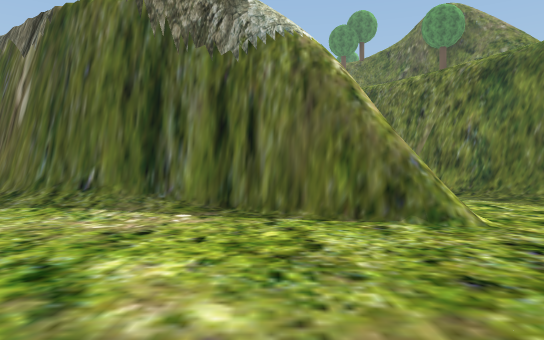
[1] (above)

20 first-person views from a walk through a scene from a Unity 3-D project. The camera is 1.4 m above the floor, looks level and sees 70° across. The floor is counted in squares, 2 m on a side. Each view is taken from the middle of a square. On the plan, view 1 faces up. The plan holds only what a view shows up to about 11 squares ahead; the rest is blank. The place goes on beyond the plan. Some trees and plants on the terrain are drawn as simple stand-ins.

[2]
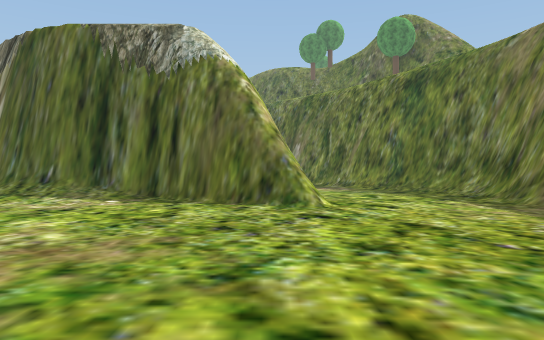

[3]
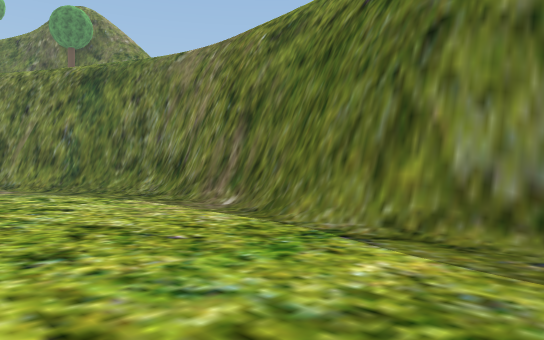

[4]
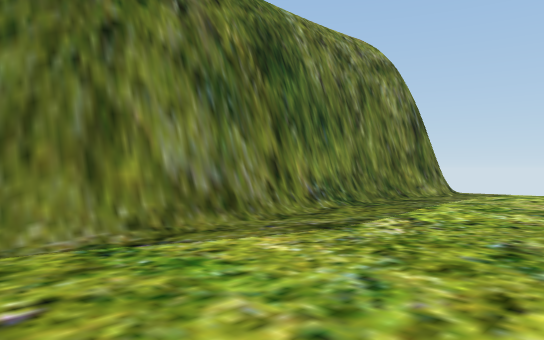

[5]
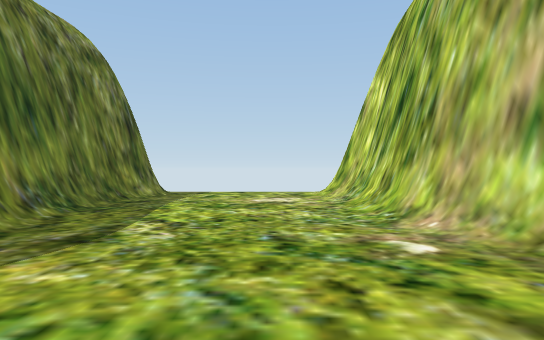

[6]
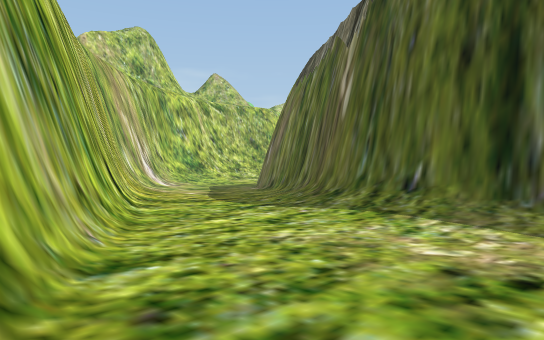

[7]
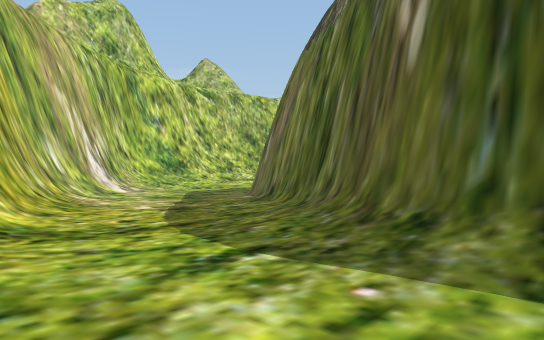

[8]
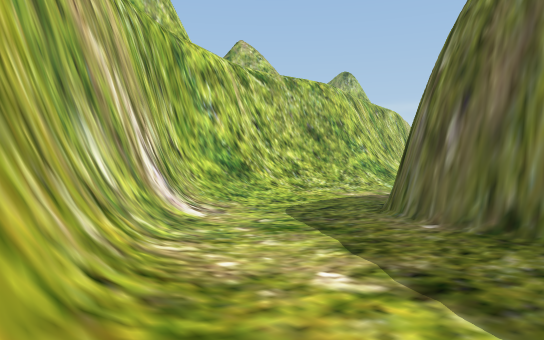

[9]
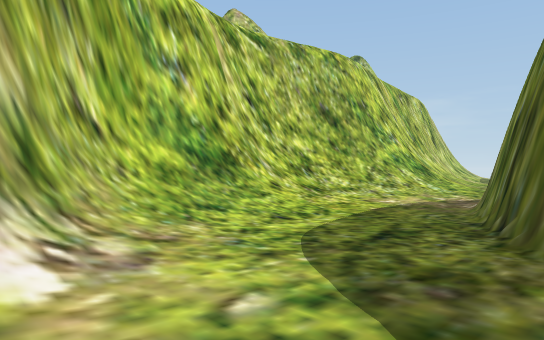

[10]
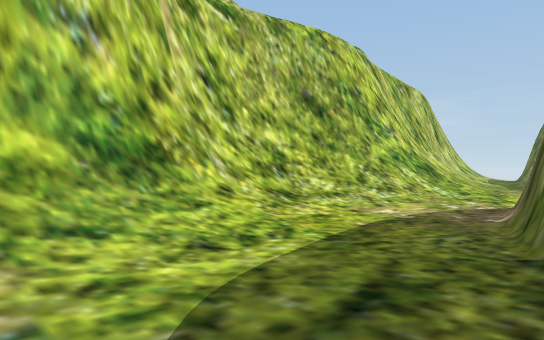

[11]
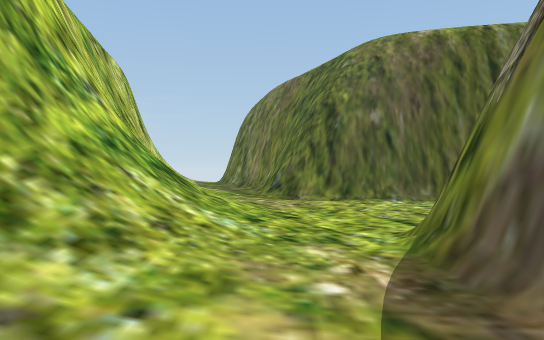

[12]
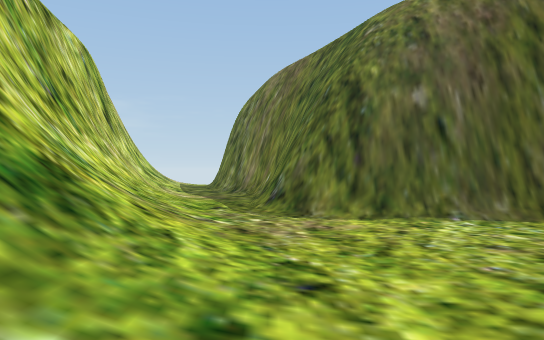

[13]
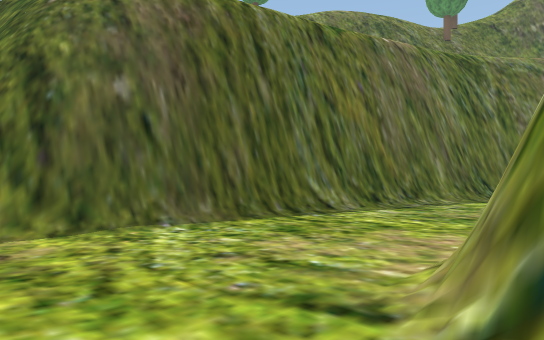

[14]
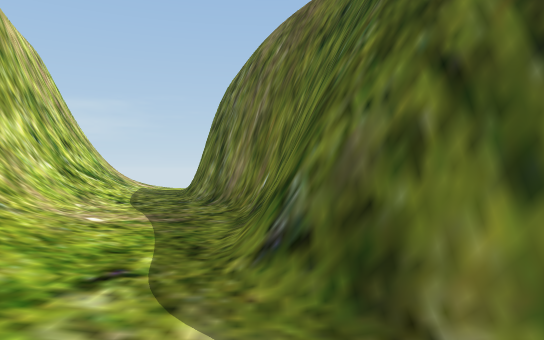

[15]
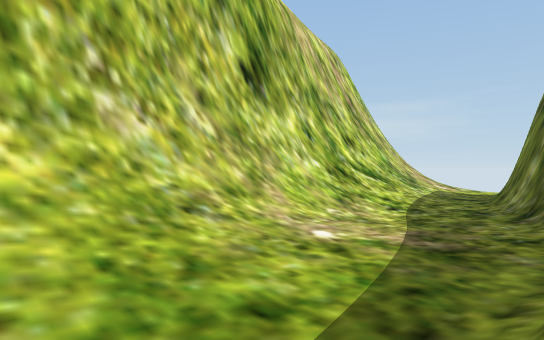

[16]
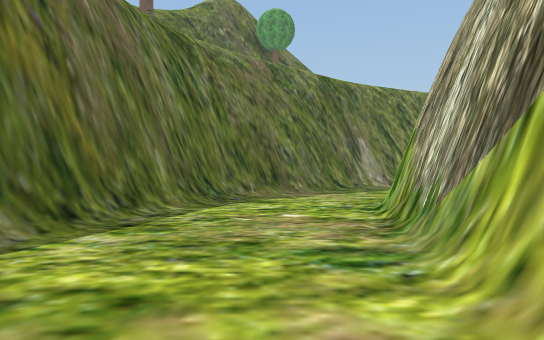

[17]
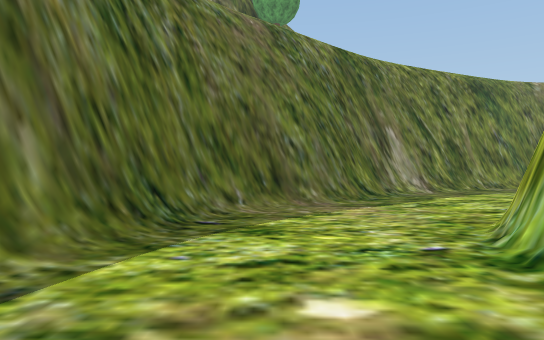

[18]
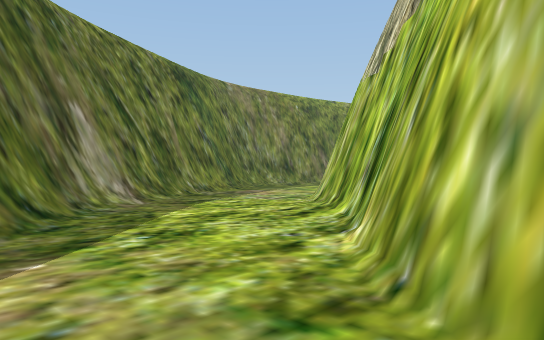

[19]
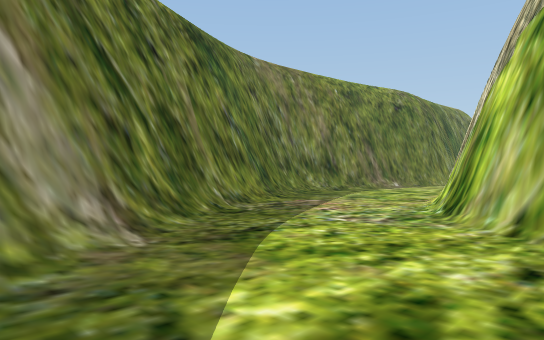

[20]
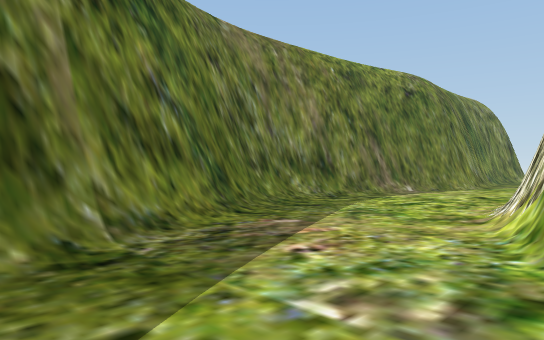

### Floor plan
Key: @ floor where view 1 was taken; # wall or solid block; . main floor; : floor 0.25 m higher than the main floor; / step, stairs or slope.
Columns run from 22 left of view 1 to 8 right of it. Each row starts with its distance up from view 1.
 37  /:/
 36 #//:
 35 ##/:#
 34  #/:##
 33  #/:.#
 32  #/:.##
 31  ##/..#
 30  ##/:.#
 29   #/:.#
 28   #/::#
 27   ##/:##
 26   ##/:/####
 25    #/::.:########
 24    #//:......../####
 23    #//:...........:###
 22    ##/:............./##
 21    ##/:..###........./#
 20    ##/:.#########.....###
 19    ##/:.#       ###..../##
 18    #//:.#         ##..../##
 17    #//:.#          #:..../#
 16    #//:.##         ##:....##
 15    ##/:..#          ##/....#
 14     #/:..##          ##/...##
 13     #/:../##          ##....##
 12     #//:../###         #:.../#
 11     ##/:...:/##        ##....##
 10      ##/:....:###       #..../#
  9       ##/:....:/###      /.../#
  8        ##/::...://#####  /...:#
  7         ###/::..::::::### .../#
  6           ###/:.........##.../#
  5             ###/.............##
  4               ###............#
  3                 ###..........#
  2                   ##........:#
  1                       ......##
  0                       @.....##
 -1                        .....##
 -2                       #/....:#
 -3                       ##.....#
 -4                        #.....#
 -5                        #.....#
 -6                        #.....#
 -7                        #.....#
 -8                        #.....#
 -9                        #..../#
-10                           ..

Where each view was taken, in squares from view 1:
view 1: 0 up, 0 right, facing up
view 2: 2 down, 2 right, facing up
view 3: 2 down, 2 right, facing up-right
view 4: 2 up, 2 right, facing down-right
view 5: 2 up, 3 right, facing down
view 6: 2 up, 1 left, facing up-left
view 7: 5 up, 4 left, facing up-left
view 8: 6 up, 9 left, facing up-left
view 9: 9 up, 12 left, facing up-left
view 10: 11 up, 13 left, facing up-left
view 11: 16 up, 16 left, facing up
view 12: 19 up, 16 left, facing up
view 13: 20 up, 16 left, facing up-right
view 14: 24 up, 16 left, facing up
view 15: 26 up, 16 left, facing up-left
view 16: 22 up, 13 left, facing right
view 17: 22 up, 9 left, facing right
view 18: 21 up, 5 left, facing down-right
view 19: 19 up, 1 left, facing down-right
view 20: 16 up, 1 right, facing down-right
